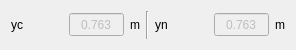
             <widget class="QFrame" name="frame_3">
              <property name="maximumSize">
               <size>
                <width>16777215</width>
                <height>50</height>
               </size>
              </property>
              <layout class="QHBoxLayout" name="horizontalLayout_22">
               <item>
                <layout class="QHBoxLayout" name="horizontalLayout_18">
                 <item>
                  <widget class="QLabel" name="label_46">
                   <property name="text">
                    <string>yc</string>
                   </property>
                  </widget>
                 </item>
                 <item>
                  <spacer name="horizontalSpacer_10">
                   <property name="orientation">
                    <enum>Qt::Horizontal</enum>
                   </property>
                   <property name="sizeHint" stdset="0">
                    <size>
                     <width>40</width>
                     <height>20</height>
                    </size>
                   </property>
                  </spacer>
                 </item>
                 <item>
                  <widget class="QDoubleSpinBox" name="lineEdit_yc">
                   <property name="enabled">
                    <bool>false</bool>
                   </property>
                   <property name="minimumSize">
                    <size>
                     <width>0</width>
                     <height>15</height>
                    </size>
                   </property>
                   <property name="maximumSize">
                    <size>
                     <width>16777215</width>
                     <height>25</height>
                    </size>
                   </property>
                   <property name="inputMethodHints">
                    <set>Qt::ImhFormattedNumbersOnly|Qt::ImhPreferNumbers</set>
                   </property>
                   <property name="alignment">
                    <set>Qt::AlignCenter</set>
                   </property>
                   <property name="buttonSymbols">
                    <enum>QAbstractSpinBox::NoButtons</enum>
                   </property>
                   <property name="decimals">
                    <number>3</number>
                   </property>
                   <property name="minimum">
                    <double>0.000000000000000</double>
                   </property>
                   <property name="maximum">
                    <double>500.000000000000000</double>
                   </property>
                   <property name="singleStep">
                    <double>0.000010000000000</double>
                   </property>
                   <property name="value">
                    <double>0.763000000000000</double>
                   </property>
                  </widget>
                 </item>
                 <item>
                  <widget class="QLabel" name="label_unite_yc">
                   <property name="maximumSize">
                    <size>
                     <width>16777215</width>
                     <height>21</height>
                    </size>
                   </property>
                   <property name="text">
                    <string>m</string>
                   </property>
                  </widget>
                 </item>
                </layout>
               </item>
               <item>
                <widget class="Line" name="line_3">
                 <property name="orientation">
                  <enum>Qt::Vertical</enum>
                 </property>
                </widget>
               </item>
               <item>
                <layout class="QHBoxLayout" name="horizontalLayout_21">
                 <item>
                  <widget class="QLabel" name="label_yn">
                   <property name="text">
                    <string>yn</string>
                   </property>
                  </widget>
                 </item>
                 <item>
                  <spacer name="horizontalSpacer_11">
                   <property name="orientation">
                    <enum>Qt::Horizontal</enum>
                   </property>
                   <property name="sizeHint" stdset="0">
                    <size>
                     <width>40</width>
                     <height>20</height>
                    </size>
                   </property>
                  </spacer>
                 </item>
                 <item>
                  <widget class="QDoubleSpinBox" name="lineEdit_yn">
                   <property name="enabled">
                    <bool>false</bool>
                   </property>
                   <property name="minimumSize">
                    <size>
                     <width>0</width>
                     <height>15</height>
                    </size>
                   </property>
                   <property name="maximumSize">
                    <size>
                     <width>16777215</width>
                     <height>25</height>
                    </size>
                   </property>
                   <property name="inputMethodHints">
                    <set>Qt::ImhFormattedNumbersOnly|Qt::ImhPreferNumbers</set>
                   </property>
                   <property name="alignment">
                    <set>Qt::AlignCenter</set>
                   </property>
                   <property name="buttonSymbols">
                    <enum>QAbstractSpinBox::NoButtons</enum>
                   </property>
                   <property name="decimals">
                    <number>3</number>
                   </property>
                   <property name="minimum">
                    <double>0.000000000000000</double>
                   </property>
                   <property name="maximum">
                    <double>500.000000000000000</double>
                   </property>
                   <property name="singleStep">
                    <double>0.000010000000000</double>
                   </property>
                   <property name="value">
                    <double>0.763000000000000</double>
                   </property>
                  </widget>
                 </item>
                 <item>
                  <widget class="QLabel" name="label_unite_yn">
                   <property name="maximumSize">
                    <size>
                     <width>16777215</width>
                     <height>21</height>
                    </size>
                   </property>
                   <property name="text">
                    <string>m</string>
                   </property>
                  </widget>
                 </item>
                </layout>
               </item>
              </layout>
             </widget>
